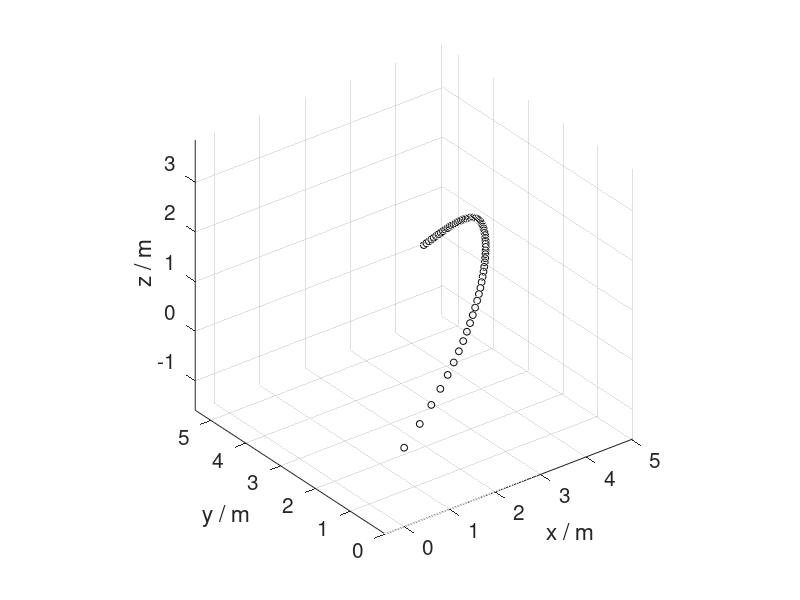

This figure's MATLAB source:
clear all
g = 9.81; % Erdbeschleunigung in m/s^2
m = 0.006; % Masse Papierkugel in kg
d = 0.065; % Durchmesser in m
cw = 1.2; % Widerstandsbeiwert (dimensionslos)
rho = 1.25; % Luftdichte in kg/m^3
r0 = [ 0; 0; 0 ]; % Anfangsposition in m
v0 = [ 20; 0; 20 ]; % Anfangsgeschwindigkeit in m/s
vW = [ 0; 5; 0 ]; % konstante Windgeschwindigkeit in m/s
h = 0.02; % kleines Zeitintervall in s
tE = 60; % fiktiver Endzeitpunkt in s

% Konstante
kappa = rho/2 * cw * ( pi/4 * d^2 ) ;

% Flugbahn punktweise durch numerische Integration ermittelt
t=0; r=r0; v=v0;
plot3(r(1),r(2),r(3),'ok','MarkerSize',5), hold on
while t < tE

% Luftwiderstand
vrel = v - vW;
FW = -kappa*sqrt(vrel.'*vrel)*vrel;

% Beschleunigungs -Vektor
a = FW/m + [ 0; 0; -g ];

% update Zeit , Weg - und Geschwindigkeitsvektor
th = t + h;
vh = v + a*h;
rh = r + v*h + a*0.5*h^2;

plot3(rh(1),rh(2),rh(3),'ok','MarkerSize',5)

% Abbruch falls Punktmasse in den Boden eindringt
if rh(3) <= 0, break , end

% update Zeit , Geschwindigkeit und Lage
t = th; v = vh; r = rh;

end

% Graphik -Einstellungen
set(gca ,'FontSize' ,15), axis('equal'), grid on
xlabel('x / m'), ylabel('y / m'), zlabel('z / m')

% Zeitpunkt und Lage des Auftreffens durch Interpolation
p = -r(3)/(rh(3)-r(3));
ta = t + p*(th -t); disp(['Auftreffzeitpunkt =',num2str(ta), 's'])